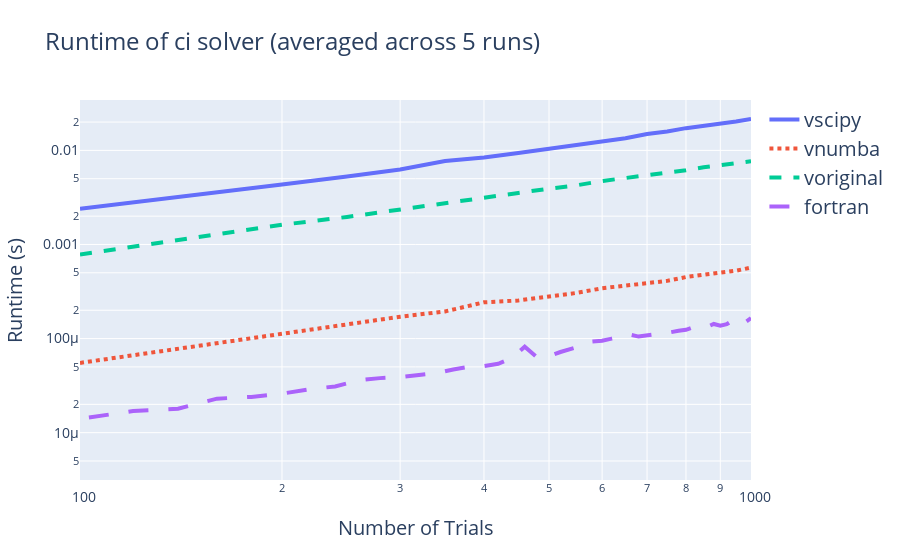

The cell this chart's notebook holds for it:
### Code cell
def run_and_record(path):
    for filename in os.listdir(path):
        if filename.endswith(".py"):
            module_name = filename[:-3]  # Remove .py extension
            if module_name.startswith("_"):
                continue
            file_path = os.path.join(path, filename)

            spec = importlib.util.spec_from_file_location(module_name, file_path)
            if spec is None or spec.loader is None:
                continue

            module = importlib.util.module_from_spec(spec)
            spec.loader.exec_module(module)

            if hasattr(module, "main"):
                results = []
                for n in range(0, 1001, 50):
                    total_runtime = 0
                    ci_val, gs_mol = 0, 0
                    for _ in range(5):  # Loop for 5 runs
                        start_time = time.time()
                        for _ in range(0, n):
                            ci_val, gs_mol = module.main(
                                ci,
                                lmr_z,
                                par_z,
                                gb_mol,
                                je,
                                cair,
                                oair,
                                rh_can,
                                p,
                                iv,
                                c,
                            )
                        end_time = time.time()
                        runtime = end_time - start_time
                        total_runtime += runtime
                    average_runtime = total_runtime / 5  # Compute the average runtime
                    results.append((ci_val, gs_mol, n, average_runtime))

                with open(f"{path}/{module_name}_runtime.txt", "w") as f:
                    for ci_val, gs_mol, n, runtime in results:
                        f.write(f"{ci_val}, {gs_mol}, {n}, {runtime}\n")


def plot_runtimes(path):
    dataframes = {}

    for filename in os.listdir(path):
        if filename.endswith("_runtime.txt"):
            with open(os.path.join(path, filename), "r") as f:
                dataframes[filename] = pd.read_csv(
                    f, names=["ci", "gs_mol", "Trials", "Runtime"]
                )

    fig = go.Figure()

    for file in dataframes.keys():
        file_df = dataframes[file]
        fig.add_trace(
            go.Scatter(
                # Ignore the first trial, which is when numba gets initialized.
                x=file_df["Trials"][2:],
                y=file_df["Runtime"][2:],
                mode="lines",
                line=dict(width=4),
                name=file[:-12]
            )
        )
    from itertools import cycle

    line_styles_names = ['solid', 'dot', 'dash', 'longdash', 'dashdot', 'longdashdot']
    line_styles = cycle(line_styles_names)
    for d in fig.data:
        d.line["dash"] = next(line_styles)

    fig.update_layout(
        title="Runtime of ci solver (averaged across 5 runs)",
        title_font=dict(size=24),
        xaxis_title="Number of Trials",
        yaxis_title="Runtime (s)",
        legend_font=dict(size=20),
        xaxis=dict(tickfont=dict(size=14)),  # Set x-axis tick label font size to 14
        yaxis=dict(tickfont=dict(size=14))   # Set y-axis tick label font size to 14
    )

    fig.update_xaxes(type="log", range=[2, 3], title_font=dict(size=20), tickfont=dict(size=14))
    fig.update_yaxes(type="log", title_font=dict(size=20))

    fig.show()
    fig.write_html('temp.html')


if __name__ == "__main__":
    run_and_record("runtime_scripts/python/comparisons")
    plot_runtimes("runtime_scripts/python/comparisons")

### Figure 1 — Plotly figure (JSON) as saved in the notebook; plotly's stock layout.template omitted (floating-point values rounded to 4 significant figures)
{"data": [{"line": {"dash": "solid", "width": 4}, "mode": "lines", "name": "vscipy", "type": "scatter", "x": [100, 150, 200, 250, 300, 350, 400, 450, 500, 550, 600, 650, 700, 750, 800, 850, 900, 950, 1000], "y": [0.002402, 0.003353, 0.00434, 0.005271, 0.006272, 0.007699, 0.008396, 0.009397, 0.01037, 0.01158, 0.01239, 0.01345, 0.01493, 0.01586, 0.01723, 0.01817, 0.01931, 0.02025, 0.02155]}, {"line": {"dash": "dot", "width": 4}, "mode": "lines", "name": "vnumba", "type": "scatter", "x": [100, 150, 200, 250, 300, 350, 400, 450, 500, 550, 600, 650, 700, 750, 800, 850, 900, 950, 1000], "y": [5.512e-05, 8.364e-05, 0.0001108, 0.0001398, 0.0001706, 0.0001944, 0.0002426, 0.000254, 0.0002776, 0.000306, 0.0003427, 0.0003672, 0.0003918, 0.0004105, 0.0004508, 0.000475, 0.0004954, 0.0005262, 0.0005684]}, {"line": {"dash": "dash", "width": 4}, "mode": "lines", "name": "voriginal", "type": "scatter", "x": [100, 150, 200, 250, 300, 350, 400, 450, 500, 550, 600, 650, 700, 750, 800, 850, 900, 950, 1000], "y": [0.0007825, 0.001185, 0.001618, 0.001961, 0.002371, 0.00272, 0.003146, 0.00353, 0.003916, 0.004259, 0.00473, 0.005088, 0.005463, 0.005734, 0.006139, 0.006603, 0.006901, 0.007271, 0.007663]}, {"line": {"dash": "longdash", "width": 4}, "mode": "lines", "name": "fortran", "type": "scatter", "x": [40, 60, 80, 100, 120, 140, 160, 180, 200, 220, 240, 260, 280, 300, 320, 340, 360, 380, 400, 420, 440, 460, 480, 500, 520, 540, 560, 580, 600, 620, 640, 660, 680, 700, 720, 740, 760, 780, 800, 820, 840, 860, 880, 900, 920, 940, 960, 980, 1000], "y": [5e-06, 9e-06, 1e-05, 1.4e-05, 1.7e-05, 1.8e-05, 2.3e-05, 2.4e-05, 2.6e-05, 2.9e-05, 3.1e-05, 3.6e-05, 3.8e-05, 3.9e-05, 4.1e-05, 4.3e-05, 4.7e-05, 5e-05, 5.1e-05, 5.4e-05, 6.2e-05, 8.2e-05, 6.3e-05, 6.5e-05, 7.2e-05, 7.8e-05, 8.4e-05, 9.3e-05, 9.5e-05, 0.0001, 0.000104, 0.00011, 0.000105, 0.000108, 0.000109, 0.000114, 0.000117, 0.000121, 0.000124, 0.000132, 0.00013, 0.000133, 0.000143, 0.000137, 0.000142, 0.000157, 0.000164, 0.000149, 0.000165]}], "layout": {"legend": {"font": {"size": 20}}, "title": {"font": {"size": 24}, "text": "Runtime of ci solver (averaged across 5 runs)"}, "xaxis": {"range": [2, 3], "tickfont": {"size": 14}, "title": {"font": {"size": 20}, "text": "Number of Trials"}, "type": "log"}, "yaxis": {"tickfont": {"size": 14}, "title": {"font": {"size": 20}, "text": "Runtime (s)"}, "type": "log"}}}
